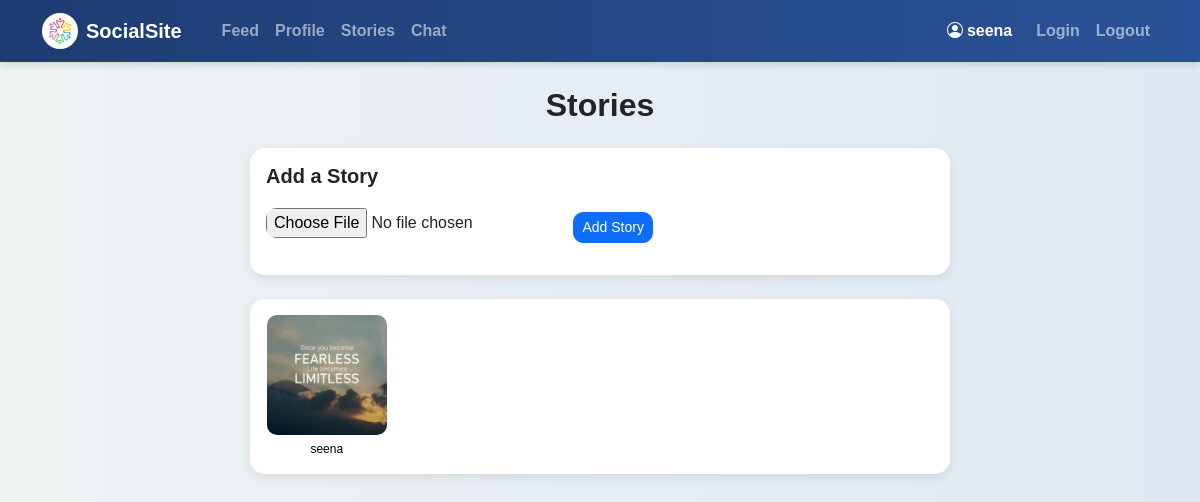
Page /stories/ (signed in) on the committed database.
### posts/models.py (models this page shows, shortened)
class Story(models.Model):
    user = models.ForeignKey(User, on_delete=models.CASCADE)
    image = models.ImageField(upload_to='stories/')
    created_at = models.DateTimeField(auto_now_add=True)

### social/views.py (the view, shortened to what this page needs)
# urls.py: path("stories/", views.stories_page, name="stories_page"),
@login_required(login_url='login')
def stories_page(request):
    stories = Story.objects.all().order_by('-created_at')
    story_form = StoryForm()
    return render(request, "social/stories.html", {
        "stories": stories,
        "story_form": story_form
    })

### posts/forms.py
class StoryForm(forms.ModelForm):
    class Meta:
        model = Story
        fields = ['image']

### templates/social/stories.html (shortened to what this page needs)
{% extends "base.html" %}
{% block content %}
<div class="feed-wrapper">
    <h2 class="mb-4 text-center">Stories</h2>
    <div class="card mb-4">
        <div class="card-body">
            <h5 class="mb-3">Add a Story</h5>
            <form method="POST" enctype="multipart/form-data" class="mb-3">
                {{ story_form.image }}
                <button type="submit" class="btn btn-sm btn-primary mt-2">Add Story</button>
            </form>
        </div>
    </div>
    <div class="card">
        <div class="card-body">
            <div style="display:grid; grid-template-columns: repeat(auto-fill, minmax(120px, 1fr)); gap:15px;">
                {% for story in stories %}
                    <div class="story-item">
                        <a href="{% url 'story_viewer' story.id %}" style="text-decoration:none; color:black;">
                           <img src="{{ story.image.url }}"  style="width:120px; height:120px; object-fit:cover; border-radius:10px;">
                            <div style="font-size:12px; margin-top:5px;">{{ story.user.username }}</div>
                        </a>
                    </div>
                {% empty %}
                    <p>No stories yet.</p>
                {% endfor %}
            </div>
        </div>
    </div>
</div>
{% endblock %}

### templates/base.html (shortened to what this page needs)
{% load static %}
<!DOCTYPE html>
<html>
<head>
    <link href="https://cdn.jsdelivr.net/npm/bootstrap@5.3.3/dist/css/bootstrap.min.css" rel="stylesheet">
    <link rel="stylesheet" href="https://cdn.jsdelivr.net/npm/bootstrap-icons@1.11.3/font/bootstrap-icons.css">
    <link rel="stylesheet" href="{% static 'css/style.css' %}">
</head>
<body>
<nav class="navbar navbar-expand-lg navbar-dark" style="background: linear-gradient(to right, #1e3c72, #2a5298); box-shadow: 0 2px 8px rgba(0,0,0,0.15);">
  <div class="container">
    <a class="navbar-brand d-flex align-items-center fw-bold" href="{% url 'feed' %}">
      <img src="{% static 'img/logo.jpg' %}" width="36" height="36" class="me-2 rounded-circle">
      SocialSite
    </a>
    <div class="collapse navbar-collapse" id="mainNavbar">
      <ul class="navbar-nav me-auto ms-3">
        <li class="nav-item">
          <a class="nav-link fw-semibold" href="{% url 'feed' %}">Feed</a>
        </li>
        <li class="nav-item">
          <a class="nav-link fw-semibold" href="{% url 'profile' %}">Profile</a>
        </li>
        <li class="nav-item">
         <a class="nav-link fw-semibold" href="{% url 'stories_page' %}">Stories</a>
        </li>
        <li class="nav-item">
          <a class="nav-link fw-semibold" href="{% url 'chat_list' %}">Chat</a>
        </li>
      </ul>
      <span class="navbar-text text-white fw-semibold me-3">
        <i class="bi bi-person-circle me-1"></i>{{ request.user.username }}
      </span>
      <ul class="navbar-nav">
        <li class="nav-item">
          <a class="nav-link fw-semibold" href="/accounts/login/">Login</a>
        </li>
        <li class="nav-item">
          <a class="nav-link fw-semibold" href="/accounts/logout/">Logout</a>
        </li>
      </ul>
    </div>
  </div>
</nav>
<div class="container mt-4">
    {% block content %}
    {% endblock %}
</div>
</body>
</html>

### static/css/style.css (style rules this page uses)
.card { border: none; border-radius: 15px; box-shadow: 0 4px 12px rgba(0, 0, 0, 0.08); overflow: hidden; }
.card img { transition: transform 0.3s; }
body { background: linear-gradient(to right, #eef2f3, #dfe9f3); font-family: Arial, sans-serif; }
h2, h3, h4, h5 { font-weight: 700; }
input, textarea { border-radius: 10px !important; }
button { border-radius: 10px !important; }
.feed-wrapper { max-width: 700px; margin: auto; }
.story-item { text-align: center; }

### rows in the picture
Story: image (picture), user.username "seena"

### other values in the picture
{{ request.user.username }} "seena"
